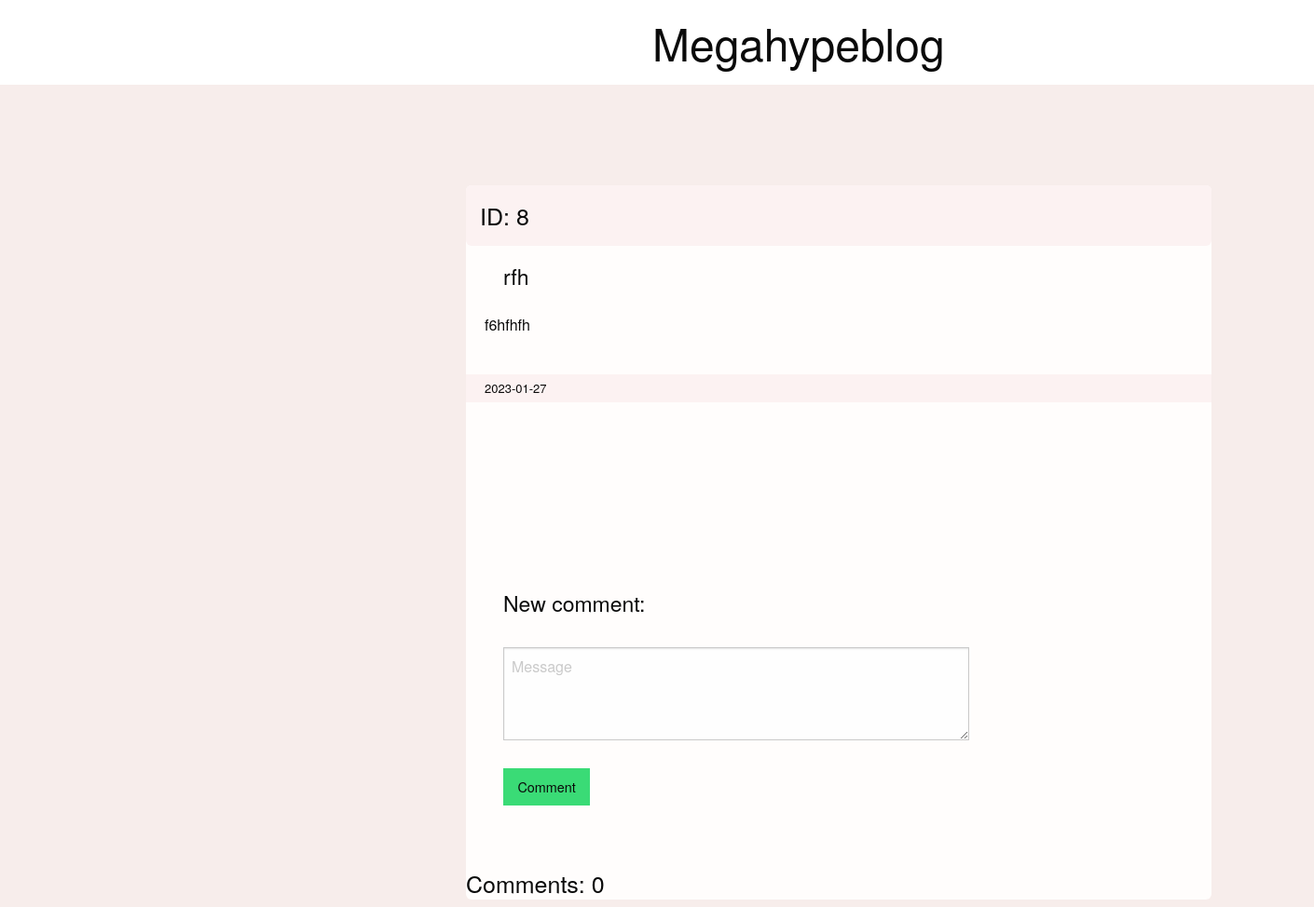
/get_post/8, run on an earlier commit of the app's database.
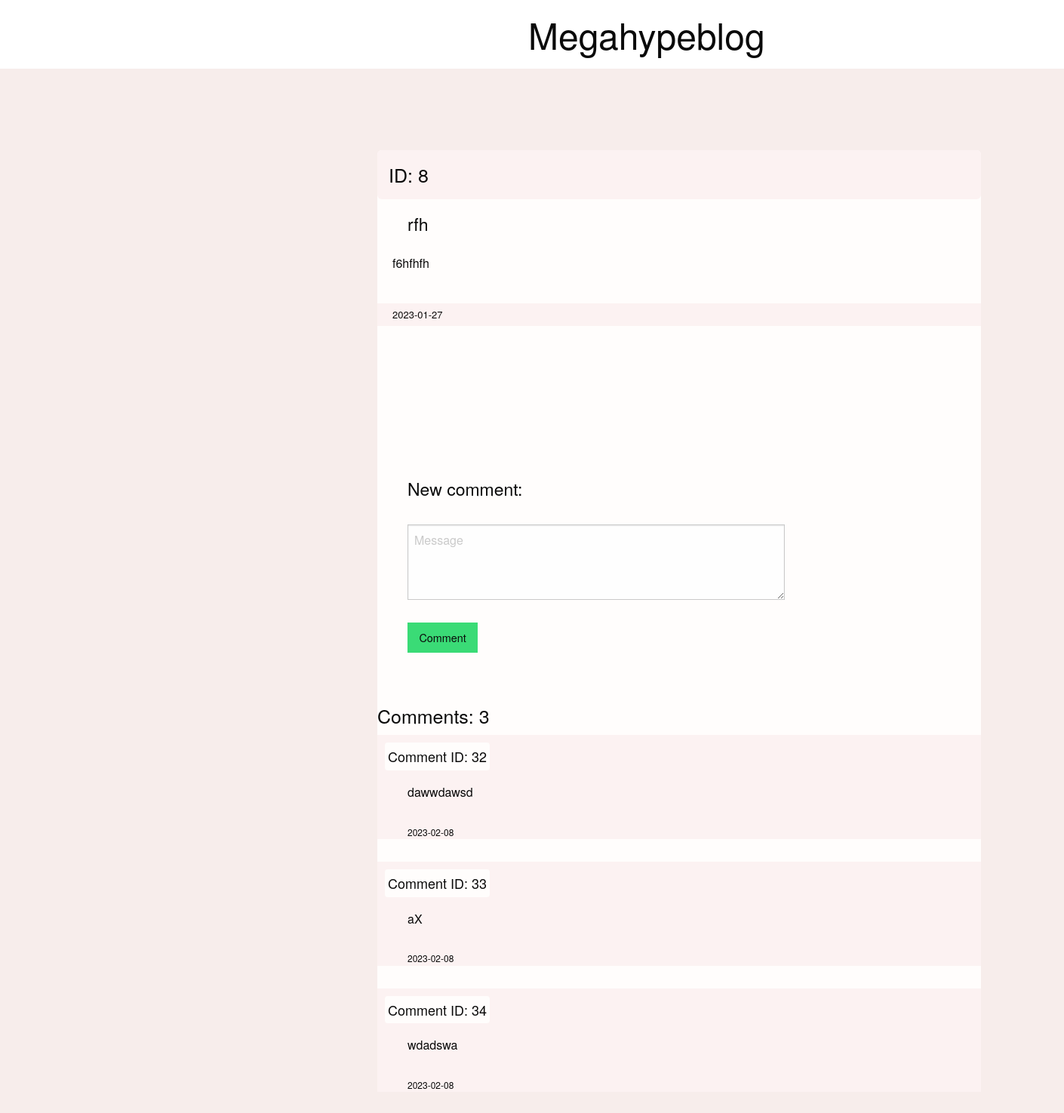
And on a later commit of the database.
### task_15.py (models this page shows)
class Posts(db.Model):
    id = db.Column(db.Integer, autoincrement=True,
                   nullable=False, primary_key=True)
    title = db.Column(db.String(30), nullable=False)
    message = db.Column(db.String(200), nullable=False)
    date = db.Column(db.Date, nullable=False, default=date.today())

class Comments(db.Model):
    id = db.Column(db.Integer, autoincrement=True,
                   nullable=False, primary_key=True)
    post_id = db.Column(db.Integer, db.ForeignKey('posts.id'),
                        nullable=False, index=True, )
    post = db.relationship(Posts, foreign_keys=[post_id])
    message = db.Column(db.String(200), nullable=False)
    date = db.Column(db.Date, nullable=False, default=date.today())

### task_15.py (the view)
@app.route('/get_post/<int:post_id>')
def get_post(post_id):
    post = Posts.query.filter_by(id=post_id).first()
    comments = Comments.query.filter_by(post_id=post_id).all()
    return render_template('post.html', post=post, comments=comments)

### templates/post.html (shortened to what this page needs)
<!DOCTYPE html>
<html>
	<head>
		<link rel="stylesheet" href="https://cdn.jsdelivr.net/npm/foundation-sites@6.7.5/dist/css/foundation.min.css">
		<link rel="stylesheet" href="{{ url_for('static', filename='post_styles.css')}}">
	</head>
	<body>
		<h1>
			Megahypeblog
		</h1>
		<div class="main">
			<div class="post">
			    <h2 class="post_id">ID: {{post.id}}</h2>
			    <p class="post_title">{{post.title}}</p>
			    <p class="post_message">{{post.message}}</p>
			    <p class="post_date"> {{post.date}}</p>
			</div>
		<form action="http://127.0.0.1:5000/comment" method="POST">
	    	<div class="comment_input">
	    		<h3 class="new_comment">New comment: </h3>
	    		<div>
	    			<textarea class="comment_message_input" name="message" placeholder="Message"></textarea>
	    		</div>
	    		<div>
	    		  	<input type="submit" class="button success" value="Comment">
	    		</div>
	    	</div>
	    </form>
			<div class="comments">
				<h4>Comments: {{comments|length}}</h4>
				{% for comment in comments %}
				<div class="comment">
					<p class="comment_id">Comment ID: {{comment.id}}</p>
					<p class="comment_message">{{comment.message}}</p>
					<p class="comment_date">{{comment.date}}</p>
				</div>
				{% endfor %}
			</div>
		</div>
	</body>
</html>

### static/post_styles.css (style rules this page uses)
body { background-color: #f7edeb; }
h1 { display:inline-block; padding:12px 700px; width:100%; background-color: white; }
.main { border-radius:6px; position:relative; background-color:#fffdfc; width:800px; left:500px; }
.post { margin:100px 0px; }
.post_id { display: block; background-color:#fcf2f2; font-size:25px; padding:15px; border-radius:6px; }
.post_title { display: block; font-size:23px; margin:15px 40px }
.post_message { display:block; font-size:16px; margin: 20px 20px; }
.post_date { display:block; font-size:13px; background-color:#fcf2f2; margin:40px 0px; padding:5px 20px; }
.comment_input { display:block; width:500px; margin:200px 40px 50px; }
.new_comment { font-size:23px; }
.comment_message_input { height:100px; margin:30px 0px; }
.comment { background-color:#fcf2f2; }
.comment_id { font-size:18px; display:inline-block; margin:10px; background-color:#fffdfc; border-radius:4px; padding:4px; }
.comment_message { margin:6px 40px; }
.comment_date { font-size:12px; margin:30px 40px; }

What changed in the data, as far as the page shows it:
added Comments: id "32", message "dawwdawsd", date "2023-02-08"
added Comments: id "33", message "aX", date "2023-02-08"
added Comments: id "34", message "wdadswa", date "2023-02-08"
Also different on the page:
{{ comments|length }}: "0" → "3"
